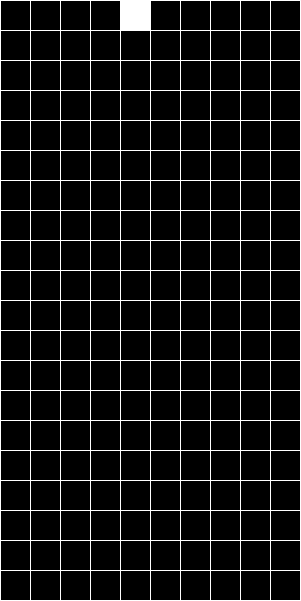
Frame 1 (no input)
Frame 60 (the mouse pressed at the canvas centre just before this capture): identical to frame 1, image omitted
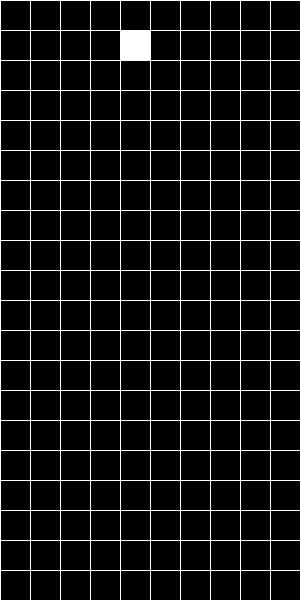
Frame 120 (the mouse held since frame 60 and released just before this capture)

The Processing sketch that drew these frames (run headless with seeded random() and noise(); from frame 60 on, the mouse is pressed at the canvas centre):

// Processing sketch: tetris
// ── tetris.pde
int x = 2;
  int y = 6;
  public board n;
  block b;
  int timer;

  void setup() {
    size(301, 601);
    n = new board();
    b = new block();
    n.setup(20,10);
    // 20 x 10 board
    b.setup(x,y);
  }

  void draw() {
    background(0);
    n.draw();
    autoFall();
    float x1 = 0;
    float y1 = 0;
    while(x1<=300){
      stroke(255);
      line(x1,0,x1,600);
      x1+=30;
    }
    while(y1<=600){
      stroke(255);
      line(0,y1,300,y1);
      y1+=30;
    }
    timer++;
  }
  void autoFall(){
    if(timer >= 60) {
      b.moveDown();
      timer = 0;
    }
  }
  
  void keyPressed() {
    if (key == CODED) {
      } if (keyCode == DOWN) {
        b.moveDown();
        timer = 0;
      } else if (keyCode == LEFT) {;
        b.moveLeft();
      } else if (keyCode == RIGHT) {
        b.moveRight();
      }
  }

 

// ── block.pde
class block{
  int r;
  int c;
  int rInit;
  int cInit;
  void setup(int r1, int c1){
    rInit=r1;
    cInit=c1;
    r=r1;
    c=c1;
    n.board[r][c]=1;
  }
  
  void moveRight(){
    if(n.board[r][c+1]==0){
      n.board[r][c] = 0;
      c++;
      n.board[r][c] = 1;
    }
  }
  
  void moveLeft(){
    if(n.board[r][c-1]==0){
      n.board[r][c] = 0;
      c--;
      n.board[r][c] = 1;
    }
  }
  
  void moveDown(){
    if(n.board[r+1][c]==0){
      n.board[r][c] = 0;
      r++;
      n.board[r][c] = 1;
    } else {
      if(n.rowFull(r)){
        n.removeRow(r);
      }
      r=rInit;
      c=cInit;
    }
  }
}

// ── blockI.pde
class blockI extends block{
  void setup(int r, int c){
    n.board[r][c]=1;
    n.board[r+1][c]=1;
    n.board[r+2][c]=1;
    n.board[r+3][c]=1;
  }
  void moveRight(){
    if(n.board[r][c+1]==0 && n.board[r+1][c+1]==0 && n.board[r+2][c+1]==0 && n.board[r+3][c+1]==0){
      n.board[r][c] = 0;
      n.board[r+1][c] = 0;
      n.board[r+2][c] = 0;
      n.board[r+3][c] = 0;
      c++;
      n.board[r][c] = 1;
      n.board[r+1][c] = 1;
      n.board[r+2][c] = 1;
      n.board[r+3][c] = 1;
    }
  }
  void moveLeft(){
    if(n.board[r][c-1]==0 && n.board[r+1][c-1]==0 && n.board[r+2][c-1]==0 && n.board[r+3][c-1]==0){
      n.board[r][c] = 0;
      n.board[r+1][c] = 0;
      n.board[r+2][c] = 0;
      n.board[r+3][c] = 0;
      c--;
      n.board[r][c] = 1;
      n.board[r+1][c] = 1;
      n.board[r+2][c] = 1;
      n.board[r+3][c] = 1;
    }
  }
  void moveDown(){
    if(n.board[r+4][c]==0){
      n.board[r][c] = 0;
      r+= 4;
      n.board[r][c] = 1;
    } else {
      if(n.rowFull(r)){
        n.removeRow(r);
      }
      r=rInit;
      c=cInit;
    }
  }
}

// ── blockJ.pde
class blockJ extends block{
  void setup(int r, int c){
    n.board[r][c]=1;
    n.board[r+1][c]=1;
    n.board[r+2][c]=1;
    n.board[r+2][c-1]=1;
  }
}

// ── blockS.pde
class blockS extends block{
  void setup(int r, int c){
    n.board[r][c]=1;
    n.board[r][c+1]=1;
    n.board[r+1][c]=1;
    n.board[r+1][c-1]=1;
  }
}

// ── board.pde
class board{
  // the first index is the row the second is the column 
  int[][] board;
  int r;
  int c;
  void setup(int r1, int c1){
    r=r1;
    c=c1;
    board = new int[r+4][c+4];
    for(int i=0; i<r+4; i++){
      for(int j=0; j<c+4; j++){
        board[i][j] = -1;
      }
    }
    for(int i=2; i<r+2; i++){
      for(int j=2; j<c+2; j++){
        board[i][j] = 0;
      }
    }
  }
  void draw(){
    for(int i=2; i<r+2; i++){
      for(int j=2; j<c+2; j++){
        if(board[i][j] == 1){
          square(30*(j-2),30*(i-2),30);
        }
      }
    }
  }
  
  boolean rowFull(int row){
    //all the rows will have the same c coordinate
    for(int c1=2; c1<c+2; c1++){
      if (board[row][c1]!=1){
        return false;
      }
    }
    return true;
  }
  
  void removeRow(int row){
    for(int r1=row; r1>2; r1--){
      for(int c1=2; c1<c+2; c1++){
        board[r1][c1] = board[r1-1][c1];
      }
    }
  }
}

// ── i.pde
class i extends block{
  
}
